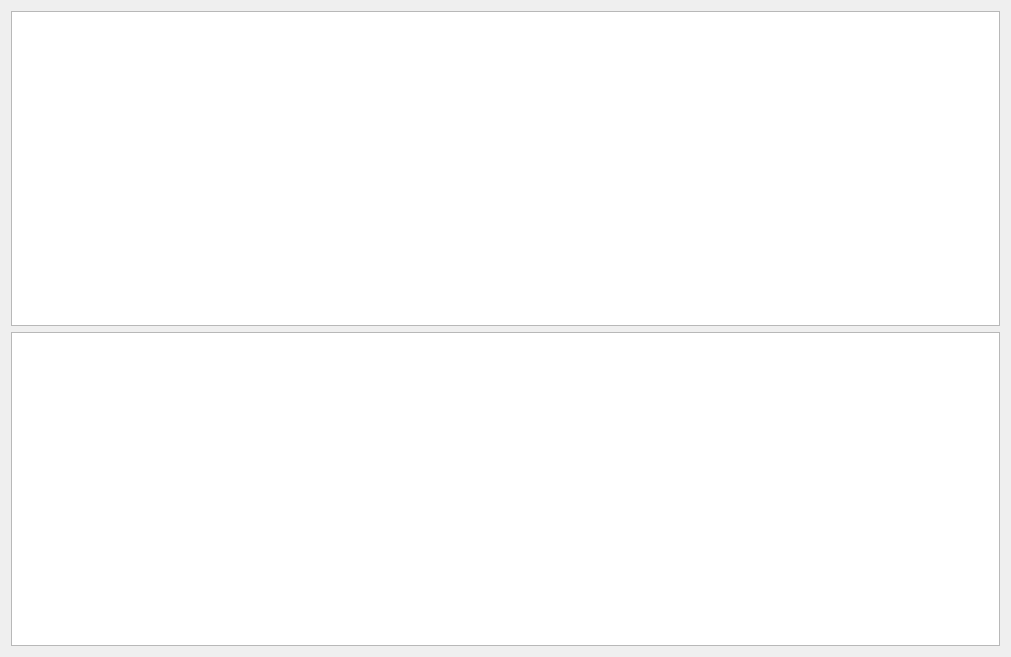
<?xml version="1.0" encoding="UTF-8"?>
<ui version="4.0">
 <class>CodeCleanerGui</class>
 <widget class="QWidget" name="CodeCleanerGui">
  <property name="geometry">
   <rect>
    <x>0</x>
    <y>0</y>
    <width>1011</width>
    <height>657</height>
   </rect>
  </property>
  <property name="windowTitle">
   <string>CodeCleanerGui</string>
  </property>
  <layout class="QVBoxLayout" name="verticalLayout">
   <item>
    <widget class="QPlainTextEdit" name="plainTextEditInput">
     <property name="font">
      <font>
       <family>Courier New</family>
       <pointsize>10</pointsize>
      </font>
     </property>
    </widget>
   </item>
   <item>
    <widget class="QPlainTextEdit" name="plainTextEditOutput">
     <property name="font">
      <font>
       <family>Courier New</family>
       <pointsize>10</pointsize>
      </font>
     </property>
    </widget>
   </item>
  </layout>
 </widget>
 <layoutdefault spacing="6" margin="11"/>
 <resources/>
 <connections/>
</ui>
